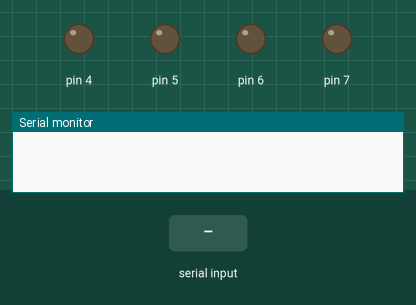
A sketch run on a simulated Arduino Uno, built with avr-gcc and run on an emulated ATmega328P. Shown: output pins drawn as LEDs (lit = HIGH), the last lines printed to the serial monitor. The test bench sets the inputs (shaded band).

Above: at 1.2 s.
1.3 s: "2\n" received over Serial
At 2.5 s:
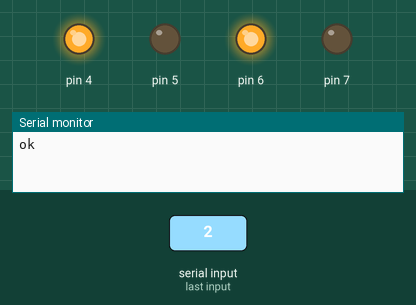
2.8 s: "3\n" received over Serial
At 3.6 s:
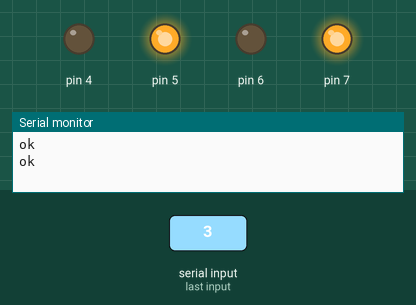
4.3 s: "4\n" received over Serial
At 4.8 s:
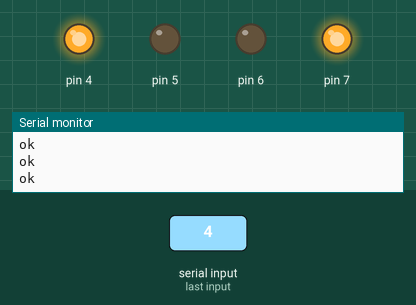
5.8 s: "5\n" received over Serial
At 7.1 s:
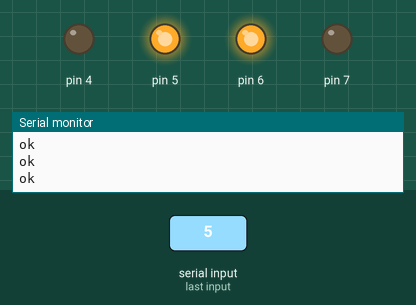
Timing chart, 0 to 8.3 s (numbered marks = the images above; inputs shaded):
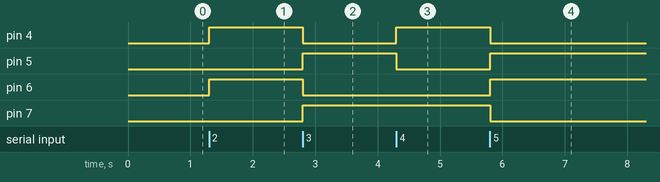

The sketch:

arduno_car_bloutout_V1.ino
```cpp
int Trig_Pin=9,Echo_Pin=10;
long x_Value;
int Analog_Value;

int Order;

void setup() {
  Serial.begin(9600);

  pinMode(Trig_Pin,OUTPUT);
  pinMode(Echo_Pin,INPUT);

  for (int i=4;i<8;i++){
    pinMode(i,OUTPUT);
  }
  for (int i=4;i<8;i++){
    digitalWrite(i,LOW);
  }
}

void loop() {
  while (Serial.available()==0){}

  Order=Serial.parseInt();

  if (Order==1){
    Serial.println("help:");
    Serial.println("1 --> help");
    Serial.println("2 --> up");
    Serial.println("3 --> don");
    Serial.println("4 --> right");
    Serial.println("5 --> left");
    Serial.println("6 --> stop");
    Serial.println("7 --> scan");
  }

  else if (Order==2){
    digitalWrite(4,HIGH);
    digitalWrite(5,LOW);
    digitalWrite(6,HIGH);
    digitalWrite(7,LOW);
    Serial.println("ok");
  }

  else if (Order==3){
    digitalWrite(4,LOW);
    digitalWrite(5,HIGH);
    digitalWrite(6,LOW);
    digitalWrite(7,HIGH);
    Serial.println("ok");
  }

  else if (Order==4){
    digitalWrite(4,HIGH);
    digitalWrite(5,LOW);
    digitalWrite(6,LOW);
    digitalWrite(7,HIGH);
    Serial.println("ok");
  }

  else if (Order==5){
    digitalWrite(4,LOW);
    digitalWrite(5,HIGH);
    digitalWrite(6,HIGH);
    digitalWrite(7,LOW);
    Serial.println("ok");
  }

  else if (Order==6){
    digitalWrite(4,LOW);
    digitalWrite(5,LOW);
    digitalWrite(6,LOW);
    digitalWrite(7,LOW);
    Serial.println("ok");
  }

  else if (Order==7){
    Analog_Value=analogRead(A0);
    digitalWrite(Trig_Pin,LOW);
    delay(2);
    digitalWrite(Trig_Pin,HIGH);
    delayMicroseconds(2);
    digitalWrite(Trig_Pin,LOW);
    x_Value=pulseIn(Echo_Pin,HIGH);
    Serial.println(x_Value);
  }

  else if (Order>7){
    Serial.println("unknown command");
  }
}
```

Measured:
- after the input at 1.3 s, pin 4, pin 6: LOW → HIGH at once
- after the input at 2.8 s, pin 4, pin 6: HIGH → LOW at once; pin 5, pin 7: LOW → HIGH at once
- after the input at 4.3 s, pin 4: LOW → HIGH at once; pin 5: HIGH → LOW at once
- after the input at 5.8 s, pin 4, pin 7: HIGH → LOW at once; pin 5, pin 6: LOW → HIGH at once
